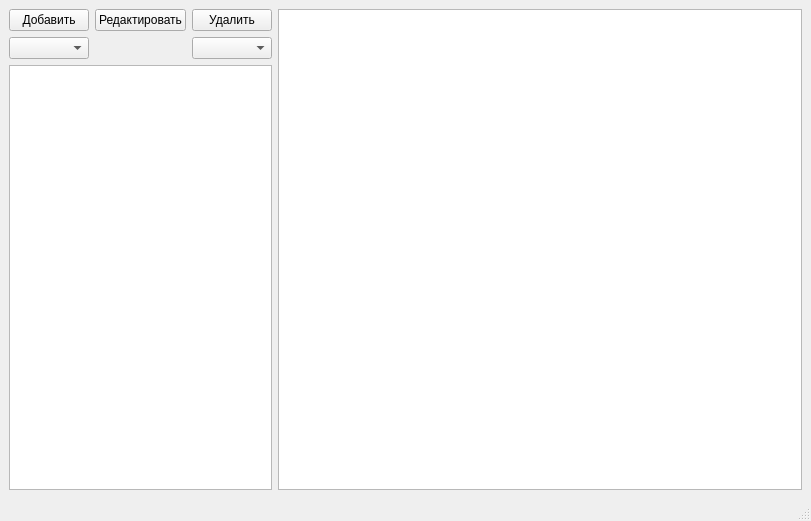
<?xml version="1.0" encoding="UTF-8"?>
<ui version="4.0">
 <class>MainWindow</class>
 <widget class="QMainWindow" name="MainWindow">
  <property name="geometry">
   <rect>
    <x>0</x>
    <y>0</y>
    <width>811</width>
    <height>521</height>
   </rect>
  </property>
  <property name="windowTitle">
   <string>MainWindow</string>
  </property>
  <widget class="QWidget" name="centralwidget">
   <layout class="QGridLayout" name="gridLayout_2">
    <item row="0" column="0">
     <layout class="QGridLayout" name="gridLayout">
      <item row="1" column="2">
       <widget class="QComboBox" name="cmbType"/>
      </item>
      <item row="0" column="0">
       <widget class="QPushButton" name="btnAdd">
        <property name="text">
         <string>Добавить</string>
        </property>
       </widget>
      </item>
      <item row="0" column="2">
       <widget class="QPushButton" name="btnRemove">
        <property name="text">
         <string>Удалить</string>
        </property>
       </widget>
      </item>
      <item row="1" column="0">
       <widget class="QComboBox" name="cmbDeposit"/>
      </item>
      <item row="0" column="1">
       <widget class="QPushButton" name="btnEdit">
        <property name="text">
         <string>Редактировать</string>
        </property>
       </widget>
      </item>
      <item row="2" column="0" colspan="3">
       <widget class="QTableView" name="tblItems"/>
      </item>
     </layout>
    </item>
    <item row="0" column="1">
     <widget class="QtCharts" name="graphicsView"/>
    </item>
   </layout>
  </widget>
  <widget class="QMenuBar" name="menubar">
   <property name="geometry">
    <rect>
     <x>0</x>
     <y>0</y>
     <width>811</width>
     <height>26</height>
    </rect>
   </property>
  </widget>
  <widget class="QStatusBar" name="statusbar"/>
 </widget>
 <customwidgets>
  <customwidget>
   <class>QtCharts</class>
   <extends>QGraphicsView</extends>
   <header>PySide2.QtCharts</header>
  </customwidget>
 </customwidgets>
 <resources/>
 <connections/>
</ui>
